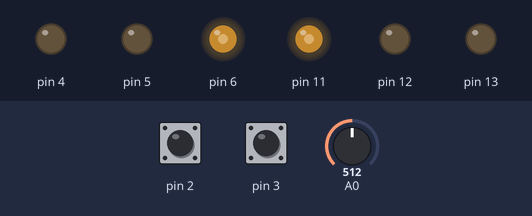
A sketch run on a simulated Arduino Uno, built with avr-gcc and run on an emulated ATmega328P. Parts: output pins drawn as LEDs (lit = HIGH). The inputs (shaded band) are chosen by the test bench; at power-on: A0 = 512, pin 2 HIGH, pin 3 HIGH.

Above: at 1.2 s.
1.3 s: A0 set to 716
At 1.7 s:
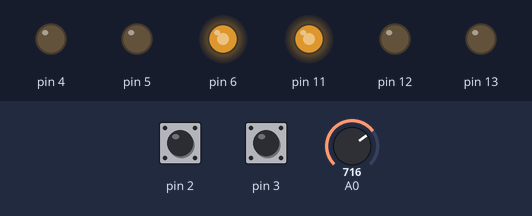
2.8 s: pin 2 pulled LOW for 0.15 s
At 2.87 s:
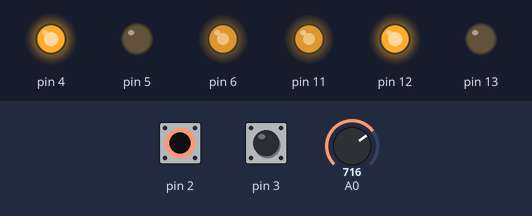
4.4 s: pin 3 pulled LOW for 0.15 s
At 4.48 s:
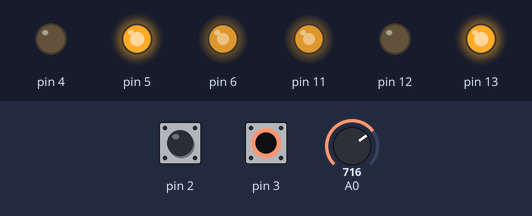
6.0 s: A0 set to 900
At 6.5 s:
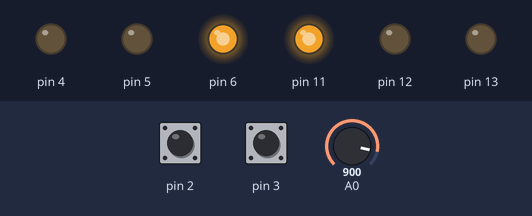
7.5 s: pin 2 pulled LOW for 1 s
At 8.3 s:
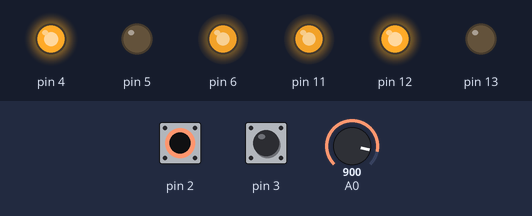
10.0 s: pin 3 pulled LOW for 1 s
At 10.8 s:
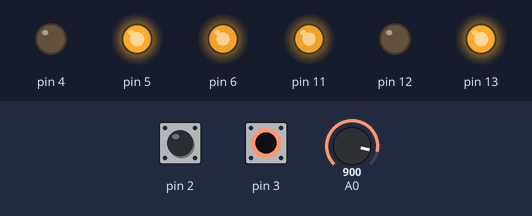
Timing chart, 0 to 13.0 s (numbered marks = the images above; inputs shaded):
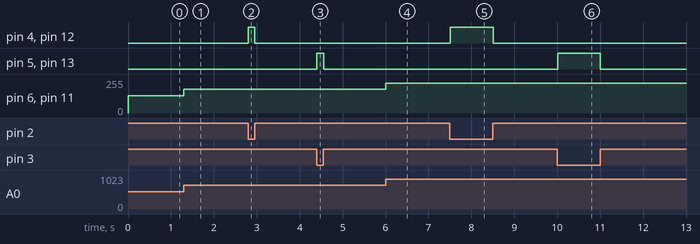

Measured:
- after the input at 1.3 s, pin 6, pin 11: 128/255 → 179/255 at once
- after the input at 2.8 s, pin 4, pin 12: LOW → HIGH at once, → LOW 0.15 s later
- after the input at 4.4 s, pin 5, pin 13: LOW → HIGH at once, → LOW 0.15 s later
- after the input at 6.0 s, pin 6, pin 11: 179/255 → 225/255 at once
- after the input at 7.5 s, pin 4, pin 12: LOW → HIGH at once, → LOW 1.0 s later
- after the input at 10.0 s, pin 5, pin 13: LOW → HIGH at once, → LOW 1.0 s later

The sketch:

Lab1ArdunioIDE.ino
```cpp
// Part E
void setup()
{
  // Inputs
  pinMode(2, INPUT_PULLUP);
  pinMode(3, INPUT_PULLUP);

  // Outputs for LEDS
  pinMode(4, OUTPUT);
  pinMode(5, OUTPUT);
  pinMode(6, OUTPUT);

  // Outputs for other things
  pinMode(11, OUTPUT);
  pinMode(12, OUTPUT);
  pinMode(13, OUTPUT);
}

void loop()
{
  // Outputs for LEDS
  digitalWrite(4, !digitalRead(2));
  digitalWrite(5, !digitalRead(3));
  analogWrite(6, analogRead(0)/4);

  // Outputs for other things
  digitalWrite(12, !digitalRead(2));
  digitalWrite(13, !digitalRead(3));
  analogWrite(11, analogRead(0)/4);

  delay(10);
}
```
